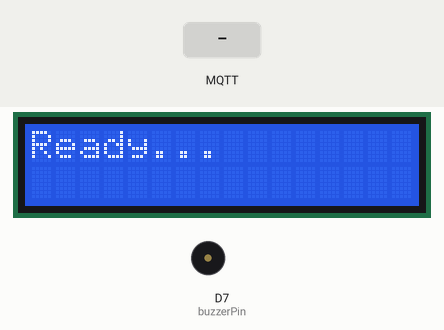
Simulated run of this sketch. Board: ESP8266 (NodeMCU). On the bench: 16×2 character LCD, buzzer (waves = sounding, pin HIGH). Inputs (shaded band) come from the test bench. WiFi joins after 1.5 s; servers stay silent unless stated; no MQTT or app messages arrive unless stated; what the sketch prints to the serial monitor is not drawn.

Above: at 2.7 s.
2.8 s: MQTT message "on" arrives on the first subscribed topic
At 3.5 s:
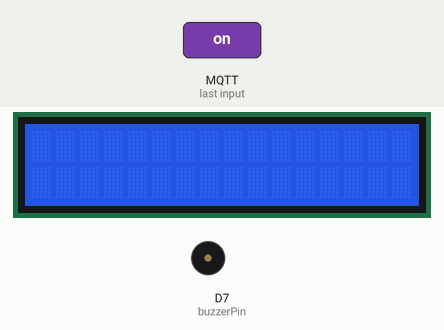
4.3 s: MQTT message "on" arrives on the second subscribed topic
At 4.9 s:
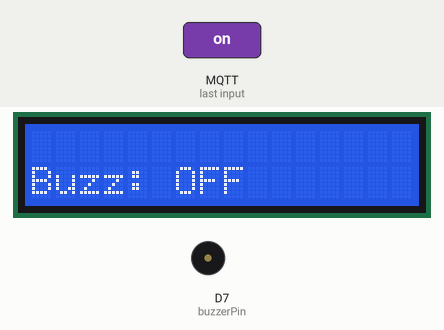
5.8 s: MQTT message "off" arrives on the first subscribed topic
At 7.0 s:
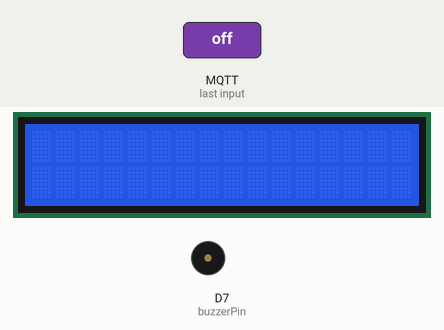
7.3 s: MQTT message "off" arrives on the second subscribed topic
At 8.3 s:
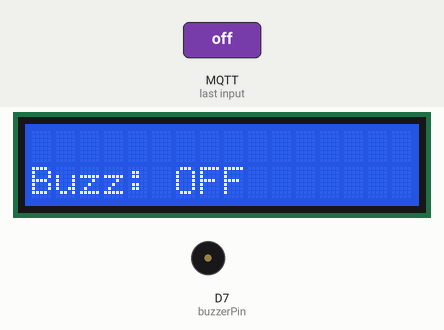
Timing chart, 0 to 9.8 s (numbered marks = the images above; inputs shaded):
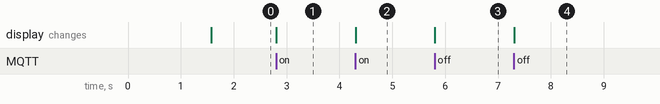

Measured:
- after the input at 2.8 s, the display: changes at once (image 1)
- after the input at 4.3 s, the display: changes at once (image 2)
- after the input at 5.8 s, the display: changes at once (image 3)
- after the input at 7.3 s, the display: changes at once (image 4)

The sketch:

task1.ino
```cpp
#include <LiquidCrystal_I2C.h>
#include <ESP8266WiFi.h>
#include <PubSubClient.h>
#include <ArduinoJson.h>
#include <Wire.h>

// ==========================
// WiFi
// ==========================
const char* ssid = "clusters";
const char* password = "1234567890@";

// ==========================
// MQTT
// ==========================
const char* mqttServer = "broker.hivemq.com";
const int mqttPort = 1883;

// Topics (matching dashboard)
const char* topicLCD = "nit/lcd/14";
const char* topicBuzzer = "nit/buzzer/14";

unsigned long lastPublish = 0;
const unsigned long publishInterval = 5000;
int counter = 0;

// ==========================
// Objects
// ==========================
WiFiClient espClient;
PubSubClient client(espClient);
LiquidCrystal_I2C lcd(0x27, 16, 2);

// ==========================
// Pins
// ==========================
const int buzzerPin = D7;

// ==========================
bool buzzerState = false;

// ==========================
// WiFi connect
// ==========================
void connectWiFi() {
  Serial.print("Connecting WiFi");

  WiFi.begin(ssid, password);

  while (WiFi.status() != WL_CONNECTED) {
    delay(500);
    Serial.print(".");
  }

  Serial.println("\nWiFi Connected!");
}

// Tone function
void playTone() {
  tone(buzzerPin, 1000);   // 1kHz tone
  delay(300);
  noTone(buzzerPin);       // stop tone
  delay(50);
}

// ==========================
// MQTT callback
// ==========================
void mqttCallback(char* topic, byte* payload, unsigned int length) {

  char message[length + 1];
  for (int i = 0; i < length; i++) {
    message[i] = payload[i];
  }
  message[length] = '\0';

  Serial.print("Topic: ");
  Serial.println(topic);

  Serial.print("Message: ");
  Serial.println(message);

  // =====================
  // LCD CONTROL
  // =====================
  if (strcmp(topic, topicLCD) == 0) {
    JsonDocument doc;
    DeserializationError error = deserializeJson(doc, message);
    const char* command = doc["command"];
    const char* value = doc["value"];
    lcd.clear();
    lcd.setCursor(0,0);
    lcd.print(value);
  }

  // =====================
  // BUZZER CONTROL
  // =====================
  if (strcmp(topic, topicBuzzer) == 0) {
    JsonDocument doc;
    DeserializationError error= deserializeJson(doc, message);
    const char* state = doc["state"];


    if (strcmp(state, "on") == 0) {
      buzzerState = true;
    }
    else if (strcmp(state, "off") == 0) {
      buzzerState = false;
    }

    // show buzzer status on LCD line 2
    lcd.setCursor(0, 1);
    lcd.print(buzzerState ? "Buzz: ON " : "Buzz: OFF");
  }
}

// ==========================
// MQTT connect
// ==========================
void connectMQTT() {
  while (!client.connected()) {

    String clientId = "mqtt_g14";
    clientId += String(ESP.getChipId(), HEX);

    if (client.connect(clientId.c_str())) {
      Serial.println("MQTT Connected");

      // subscribe to dashboard topics
      client.subscribe(topicLCD);
      client.subscribe(topicBuzzer);

    } else {
      Serial.println("Retrying MQTT...");
      delay(2000);
    }
  }
}


// ==========================
// SETUP
// ==========================
void setup() {
  Serial.begin(115200);
  Wire.begin();

  pinMode(buzzerPin, OUTPUT);
  digitalWrite(buzzerPin, LOW);


  connectWiFi();

  client.setServer(mqttServer, mqttPort);
  client.setCallback(mqttCallback);

  lcd.init();
  lcd.backlight();
  lcd.clear();
  lcd.setCursor(0,0);
  lcd.print("Ready...");
}

// ==========================
// LOOP
// ==========================
void loop() {

  if (WiFi.status() != WL_CONNECTED) {
    connectWiFi();
  }

  if (!client.connected()) {
    connectMQTT();
  }

  client.loop();
  if (buzzerState) {
     playTone();
  }
}
```
